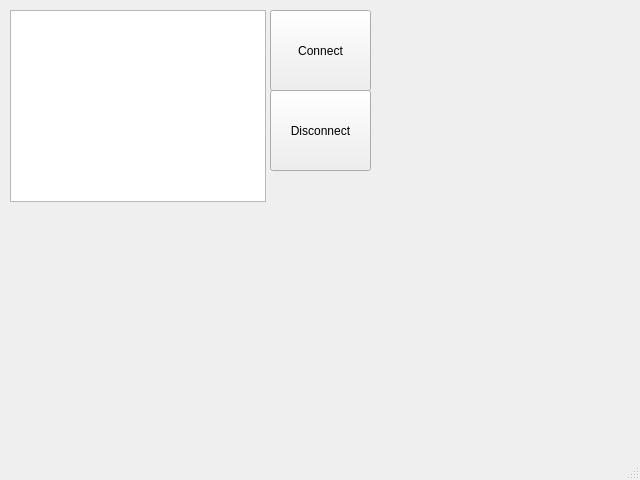
<?xml version="1.0" encoding="UTF-8"?>
<ui version="4.0">
 <class>TapeDriveWindow</class>
 <widget class="QMainWindow" name="TapeDriveWindow">
  <property name="geometry">
   <rect>
    <x>0</x>
    <y>0</y>
    <width>640</width>
    <height>480</height>
   </rect>
  </property>
  <property name="windowTitle">
   <string>Tape Drive Control</string>
  </property>
  <widget class="QWidget" name="centralwidget">
   <widget class="QPushButton" name="pushButton">
    <property name="geometry">
     <rect>
      <x>270</x>
      <y>10</y>
      <width>101</width>
      <height>81</height>
     </rect>
    </property>
    <property name="text">
     <string>Connect</string>
    </property>
   </widget>
   <widget class="QPushButton" name="pushButton_2">
    <property name="geometry">
     <rect>
      <x>270</x>
      <y>90</y>
      <width>101</width>
      <height>81</height>
     </rect>
    </property>
    <property name="text">
     <string>Disconnect</string>
    </property>
   </widget>
   <widget class="QListWidget" name="listWidget">
    <property name="geometry">
     <rect>
      <x>10</x>
      <y>10</y>
      <width>256</width>
      <height>192</height>
     </rect>
    </property>
   </widget>
  </widget>
  <widget class="QMenuBar" name="menubar">
   <property name="geometry">
    <rect>
     <x>0</x>
     <y>0</y>
     <width>640</width>
     <height>22</height>
    </rect>
   </property>
  </widget>
  <widget class="QStatusBar" name="statusbar"/>
 </widget>
 <resources/>
 <connections/>
</ui>
